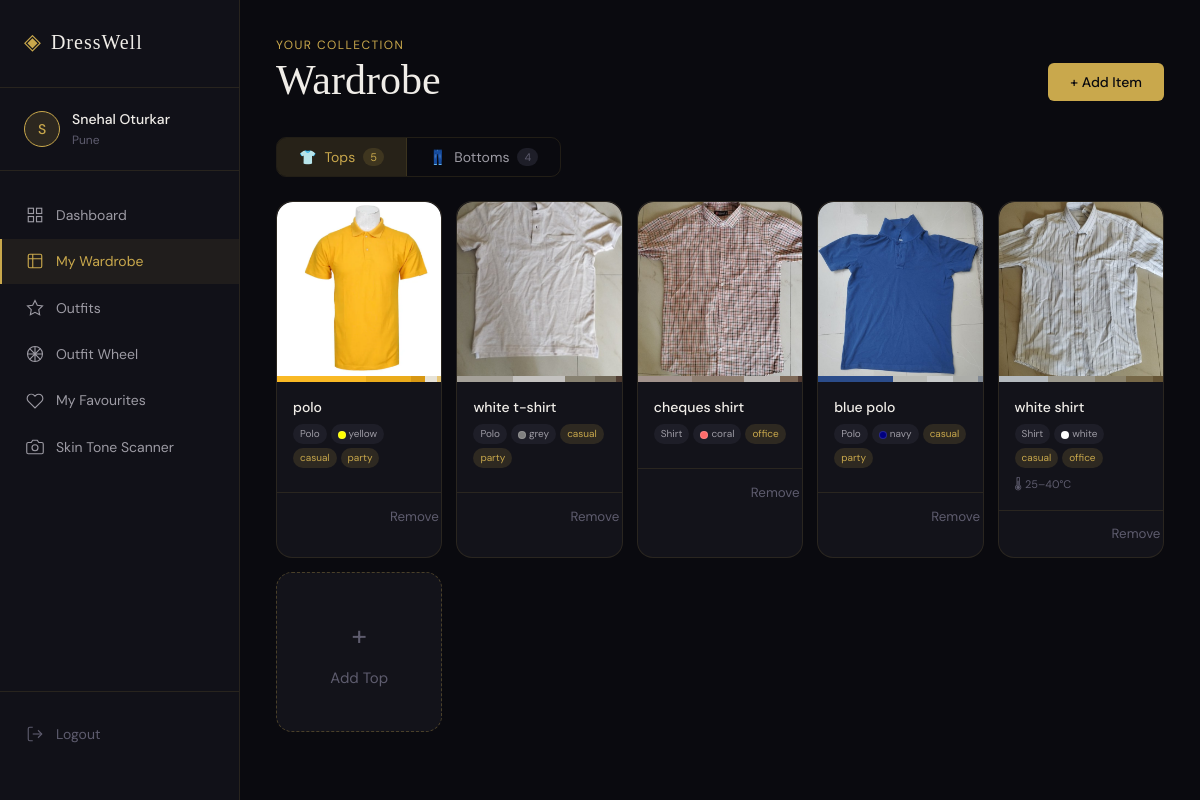
Screenshot of /wardrobe (signed in) with the database file from the repository.
### tables this page shows
CREATE TABLE clothing_items (
    item_id       INTEGER PRIMARY KEY AUTOINCREMENT,
    user_id       INTEGER,
    name          TEXT NOT NULL,
    wear_type     TEXT NOT NULL DEFAULT 'top',
    category      TEXT,
    image_path    TEXT,
    color_rgb     TEXT,
    color_palette TEXT,
    occasions     TEXT,
    temp_min      INTEGER,
    temp_max      INTEGER,
    created_at    TIMESTAMP DEFAULT CURRENT_TIMESTAMP,
    FOREIGN KEY(user_id) REFERENCES users(user_id)
);

### app.py (the view)
@app.route('/wardrobe')
@login_required
def wardrobe():
    uid     = session['user_id']
    tops    = qdb("SELECT * FROM clothing_items WHERE user_id=? AND wear_type='top'    ORDER BY item_id DESC", (uid,))
    bottoms = qdb("SELECT * FROM clothing_items WHERE user_id=? AND wear_type='bottom' ORDER BY item_id DESC", (uid,))
    return render_template('wardrobe.html', tops=tops, bottoms=bottoms)

### app.py (called while the page is built)
@app.template_filter('fromjson')
def fromjson_filter(v):
    try:
        return json.loads(v) if v else []
    except Exception:
        return []

@app.template_filter('csscolor')
def csscolor_filter(v):
    return css_color(v) if v else '#888'

def get_db():
    conn = sqlite3.connect(DB_PATH)
    conn.row_factory = sqlite3.Row
    return conn

def qdb(sql, args=(), one=False):
    conn = get_db()
    rows = conn.execute(sql, args).fetchall()
    conn.close()
    return (rows[0] if rows else None) if one else rows

def login_required(f):
    @wraps(f)
    def wrapped(*args, **kwargs):
        if 'user_id' not in session:
            return redirect(url_for('auth'))
        return f(*args, **kwargs)
    return wrapped

def css_color(name):
    if not name:
        return '#888'
    return _CSS_MAP.get(name.lower().strip(), name.lower().strip())

### templates/wardrobe.html (shortened to what this page needs)
{% extends "base.html" %}
{% block content %}
<div class="page-header">
    <div>
        <p class="page-eyebrow">Your collection</p>
        <h1 class="page-title">Wardrobe</h1>
    </div>
    <button class="btn-primary" onclick="openAddModal()">+ Add Item</button>
</div>
<div class="wardrobe-tabs">
    <button class="w-tab w-tab--active" id="wtab-top" onclick="switchWardrobeTab('top')">
        <span>👕</span> Tops <span class="w-tab__count">{{ tops|length }}</span>
    </button>
    <button class="w-tab" id="wtab-bottom" onclick="switchWardrobeTab('bottom')">
        <span>👖</span> Bottoms <span class="w-tab__count">{{ bottoms|length }}</span>
    </button>
</div>
<div id="section-top" class="wardrobe-section">
    {% if tops %}
    <div class="clothes-grid">
        {% for item in tops %}
        <div class="clothes-card" data-anim style="--delay:{{ loop.index0 * 0.05 }}s">
            {% if item.image_path %}
            <div class="clothes-card__photo">
                <img src="{{ url_for('static', filename=item.image_path) }}" alt="{{ item.name }}" loading="lazy">
                {% if item.color_palette %}
                {% set palette = item.color_palette | fromjson %}
                <div class="palette-strip">
                    {% for c in palette[:5] %}
                    <div class="palette-swatch" style="background:{{ c.hex }};flex:{{ c.percentage }}"
                         title="{{ c.name }} {{ c.percentage }}%"></div>
                    {% endfor %}
                </div>
                {% endif %}
            </div>
            {% else %}
            <div class="clothes-card__no-photo">
                <span>👕</span>
                <span class="no-photo-label">No photo</span>
            </div>
            {% endif %}
            <div class="clothes-card__body">
                <div class="clothes-card__name">{{ item.name }}</div>
                <div class="clothes-card__meta">
                    {% if item.category %}<span class="tag">{{ item.category }}</span>{% endif %}
                    {% if item.color_rgb %}<span class="tag tag--color">
                        <span class="tag-dot" style="background:{{ item.color_rgb | csscolor }}"></span>{{ item.color_rgb }}
                    </span>{% endif %}
                    {% if item.occasions %}{% for occ in item.occasions.split(',')[:2] %}
                    <span class="tag tag--occasion">{{ occ.strip() }}</span>{% endfor %}{% endif %}
                </div>
                {% if item.temp_min is not none and item.temp_max is not none %}
                <div class="clothes-card__temp">🌡 {{ item.temp_min }}–{{ item.temp_max }}°C</div>
                {% endif %}
            </div>
            <div class="clothes-card__footer">
                <button class="btn-delete" onclick="deleteItem({{ item.item_id }}, this)">
                    Remove
                </button>
            </div>
        </div>
        {% endfor %}
        <div class="clothes-card clothes-card--add" onclick="openAddModal('top')">
            <div class="add-card-inner"><span class="add-icon">+</span><span>Add Top</span></div>
        </div>
    </div>
    {% endif %}
</div>
{% endblock %}

### rows the page displays
clothing_items: image_path (picture), name "polo", category "Polo", color_rgb "yellow", strip "casual" "party"
clothing_items: image_path (picture), name "white t-shirt", category "Polo", color_rgb "grey", strip "casual" "party"
clothing_items: image_path (picture), name "cheques shirt", category "Shirt", color_rgb "coral", strip "office"
clothing_items: image_path (picture), name "blue polo", category "Polo", color_rgb "navy", strip "casual" "party"
clothing_items: image_path (picture), name "white shirt", category "Shirt", color_rgb "white", strip "casual" "office", temp_min "25", temp_max "40"

### other values shown
{{ session.username[0].upper() if session.username else 'U' }} "S"
{{ session.username }} "Snehal Oturkar"
{{ session.city or 'Set your city' }} "Pune"
{{ tops|length }} "5"
{{ bottoms|length }} "4"
